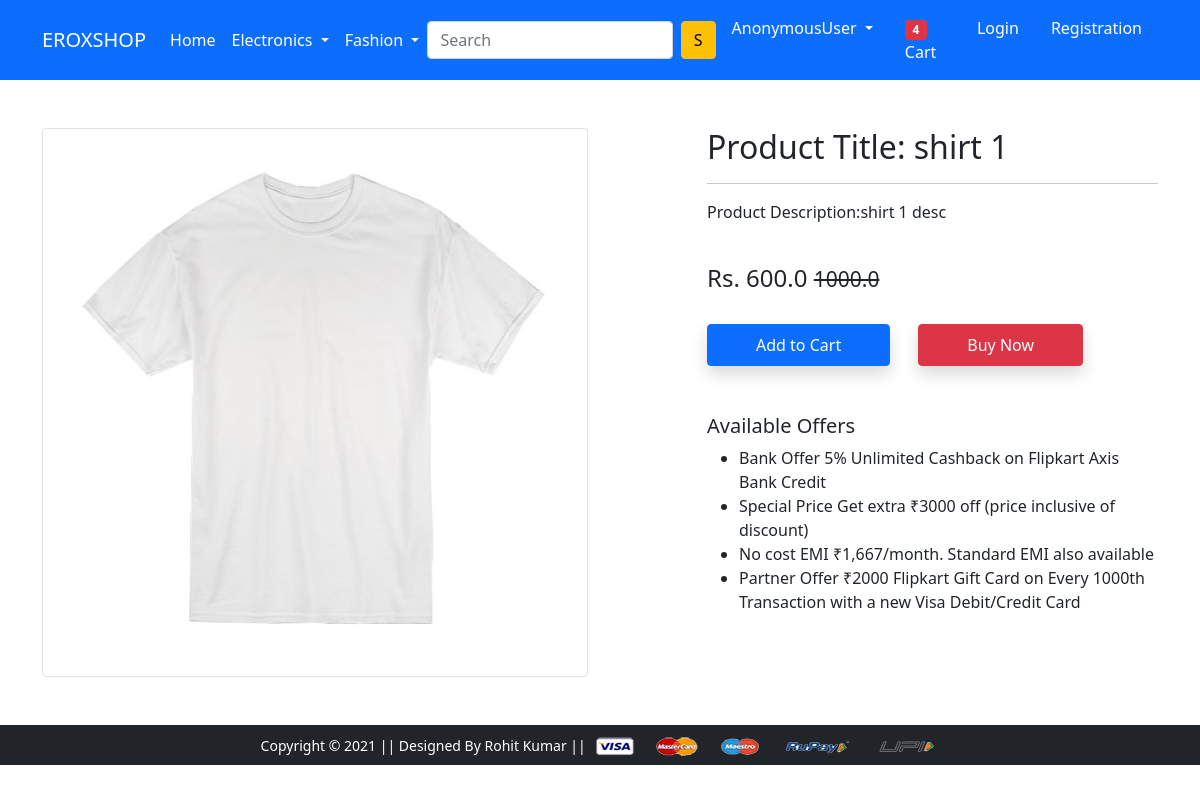
Page /product-detail/9 on the committed database.
### app/models.py (models this page shows, shortened)
class Product(models.Model):
    title=models.CharField(max_length=100)
    selling_price=models.FloatField()
    discounted_price=models.FloatField()
    description=models.TextField()
    brand=models.CharField(max_length=100)
    category=models.CharField(choices=CATEGORY_CHOICES,max_length=2)
    product_image=models.ImageField(upload_to='productimg')

### app/views.py (the view)
# urls.py: path('product-detail/<int:pk>', views.ProductDetail.as_view(), name='product-detail'),
class ProductDetail(View):
    def get(self,request,pk):
        product=Product.objects.get(id=pk)
        return render(request,'app/productdetail.html',{'product':product})

### app/templates/app/productdetail.html (shortened to what this page needs)
{% extends 'app/base.html' %}
{% load static %}
{% block main-content %}
<div class="container my-5">
 <div class="row">
  <div class="col-sm-6 text-center align-self-center">
   <img src="{{ product.product_image.url }}" alt="" class="img-fluid img-thumbnail">
  </div>
  <div class="col-sm-5 offset-sm-1">
   <h2>Product Title: {{product.title}}</h2>
   <hr>
   <p>Product Description:{{product.description}}</p> <br>
   <h4>Rs. {{product.discounted_price}} <small class="fw-light text-decoration-line-through">{{product.selling_price}}</small></h4> <br>
   <a href="{% url 'add-to-cart' %}" class="btn btn-primary shadow px-5 py-2">Add to Cart</a>
   <a href="{% url 'buy-now' %}" class="btn btn-danger shadow px-5 py-2 ms-4">Buy Now</a>
   <h5 class="mt-5">Available Offers</h5>
   <ul>
    <li>Bank Offer 5% Unlimited Cashback on Flipkart Axis Bank Credit</li>
    <li>Special Price Get extra ₹3000 off (price inclusive of discount)</li>
    <li>No cost EMI ₹1,667/month. Standard EMI also available</li>
    <li>Partner Offer ₹2000 Flipkart Gift Card on Every 1000th Transaction with a new Visa Debit/Credit Card</li>
   </ul>
  </div>
 </div>
</div>
{% endblock main-content %}

### rows in the picture
Product: product_image (picture), title "shirt 1", description "shirt 1 desc", discounted_price "600.0", selling_price "1000.0"

### other values in the picture
{{ request.user }} "AnonymousUser"
